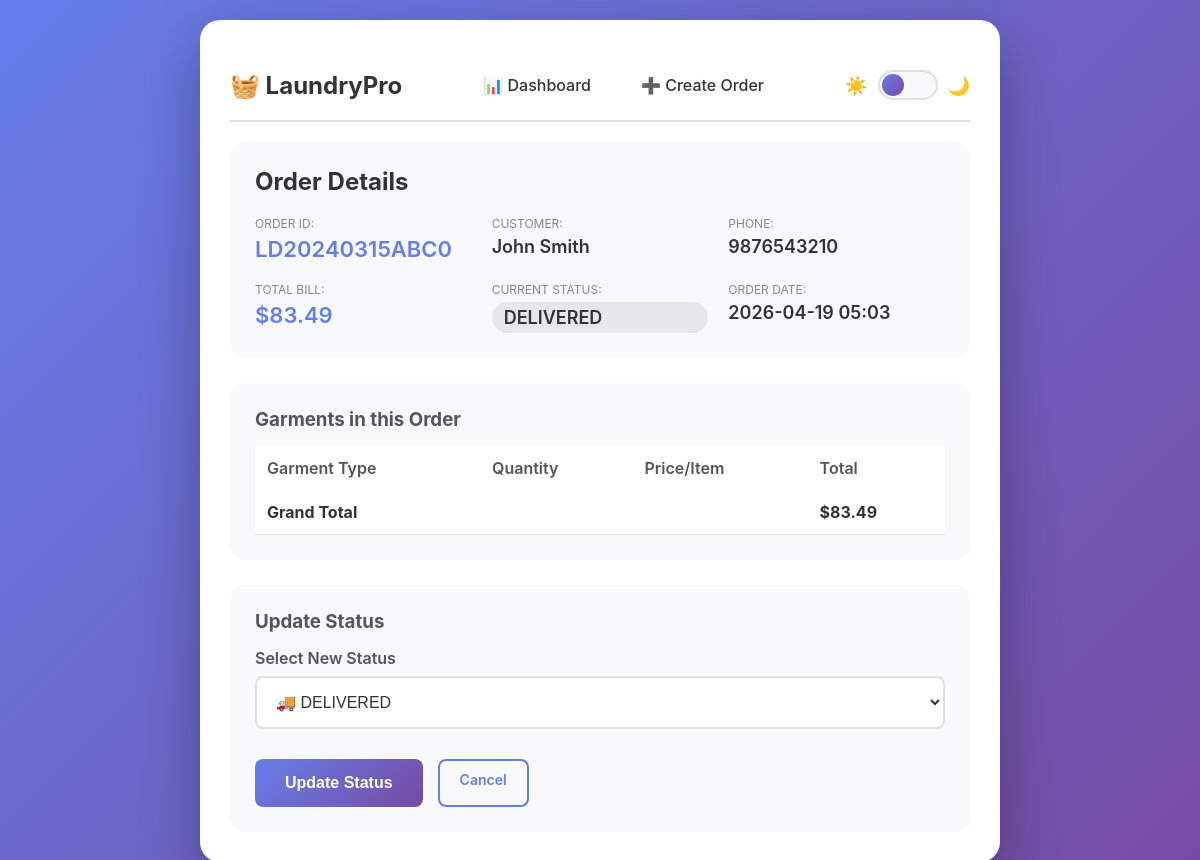
/update-status/3, run on the app's committed database.
### database.py (models this page shows)
class Order(db.Model):
    __tablename__ = 'orders'
    id = db.Column(db.Integer, primary_key=True)
    order_id = db.Column(db.String(20), unique=True, nullable=False)
    customer_name = db.Column(db.String(100), nullable=False)
    phone = db.Column(db.String(15), nullable=False)
    status = db.Column(db.String(20), default='RECEIVED')
    total_amount = db.Column(db.Float, default=0.0)
    created_at = db.Column(db.DateTime, default=datetime.utcnow)
    garments = db.relationship('Garment', backref='order', lazy=True, cascade="all, delete-orphan")

### app.py (the view)
@app.route('/update-status/<int:order_id>', methods=['GET', 'POST'])
def update_status(order_id):
    order = Order.query.get_or_404(order_id)
    if request.method == 'POST':
        new_status = request.form['status']
        order.status = new_status
        db.session.commit()
        return redirect(url_for('index'))
    garments = Garment.query.filter_by(order_id=order_id).all()
    return render_template('update_status.html', order=order, garments=garments)

### templates/update_status.html (shortened to what this page needs)
<!DOCTYPE html>
<html lang="en" data-theme="light">
<head>
</head>
<body>
    <div class="container">
        <nav class="navbar">
            <div class="nav-brand">
                <h1>🧺 LaundryPro</h1>
            </div>
            <div class="nav-menu">
                <a href="{{ url_for('index') }}" class="nav-link">📊 Dashboard</a>
                <a href="{{ url_for('create_order') }}" class="nav-link">➕ Create Order</a>
                      </div>
            <div class="theme-toggle">
                <span class="toggle-icon">☀️</span>
                <div class="toggle-switch" id="themeToggle">
                    <div class="toggle-slider"></div>
                </div>
                <span class="toggle-icon">🌙</span>
            </div>
        </nav>
        <div class="order-summary">
            <h2>Order Details</h2>
            <div class="detail-grid">
                <div class="detail-item">
                    <label>Order ID:</label>
                    <span class="highlight">{{ order.order_id }}</span>
                </div>
                <div class="detail-item">
                    <label>Customer:</label>
                    <span>{{ order.customer_name }}</span>
                </div>
                <div class="detail-item">
                    <label>Phone:</label>
                    <span>{{ order.phone }}</span>
                </div>
                <div class="detail-item">
                    <label>Total Bill:</label>
                    <span class="highlight">${{ "%.2f"|format(order.total_amount) }}</span>
                </div>
                <div class="detail-item">
                    <label>Current Status:</label>
                    <span class="status-badge status-{{ order.status.lower() }}">{{ order.status }}</span>
                </div>
                <div class="detail-item">
                    <label>Order Date:</label>
                    <span>{{ order.created_at.strftime('%Y-%m-%d %H:%M') }}</span>
                </div>
            </div>
        </div>
        <div class="garments-summary">
            <h3>Garments in this Order</h3>
            <table class="mini-table">
                <thead>
                    <tr>
                        <th>Garment Type</th>
                        <th>Quantity</th>
                        <th>Price/Item</th>
                        <th>Total</th>
                    </tr>
                </thead>
                <tfoot>
                    <tr>
                        <td colspan="3"><strong>Grand Total</strong></td>
                        <td><strong>${{ "%.2f"|format(order.total_amount) }}</strong></td>
                    </tr>
                </tfoot>
            </table>
        </div>
        <div class="status-update-section">
            <h3>Update Status</h3>
            <form method="POST">
                <div class="form-group">
                    <label for="status">Select New Status</label>
                    <select name="status" id="status" required>
                        <option value="DELIVERED" {% if order.status == 'DELIVERED' %}selected{% endif %}>🚚 DELIVERED</option>
                    </select>
                </div>
                <div class="form-actions">
                    <button type="submit" class="btn btn-primary btn-large">Update Status</button>
                    <a href="{{ url_for('index') }}" class="btn btn-outline">Cancel</a>
                </div>
            </form>
        </div>
    </div>
</body>
</html>

### templates/update_status.html (style rules this page uses)
[data-theme="light"] { --bg-primary: linear-gradient(135deg, #667eea 0%, #764ba2 100%); --bg-secondary: #ffffff; --text-primary: #333333; --text-secondary: #555555; --text-muted: #888888; --border-color: #e0e0e0; --section-bg: #f8f9fa; --shadow: rgba(0,0,0,0.3); }
* { margin: 0; padding: 0; box-sizing: border-box; }
body { font-family: -apple-system, BlinkMacSystemFont, 'Segoe UI', Roboto, Oxygen, Ubuntu, sans-serif; background: var(--bg-primary); min-height: 100vh; padding: 20px; transition: background 0.3s ease; }
.container { max-width: 800px; margin: 0 auto; background: var(--bg-secondary); border-radius: 20px; padding: 30px; box-shadow: 0 20px 60px var(--shadow); transition: background 0.3s ease; }
.navbar { display: flex; justify-content: space-between; align-items: center; padding: 15px 0; margin-bottom: 20px; border-bottom: 2px solid var(--border-color); flex-wrap: wrap; gap: 15px; }
.nav-brand { display: flex; align-items: center; gap: 10px; }
.nav-brand h1 { color: var(--text-primary); font-size: 24px; }
.nav-menu { display: flex; gap: 10px; flex-wrap: wrap; }
.nav-link { padding: 10px 20px; text-decoration: none; color: var(--text-primary); border-radius: 8px; transition: all 0.3s; font-weight: 500; }
.theme-toggle { display: flex; align-items: center; gap: 10px; }
.toggle-switch { position: relative; width: 60px; height: 30px; background: var(--section-bg); border-radius: 15px; cursor: pointer; border: 2px solid var(--border-color); }
.toggle-slider { position: absolute; top: 2px; left: 2px; width: 22px; height: 22px; background: linear-gradient(135deg, #667eea 0%, #764ba2 100%); border-radius: 50%; transition: transform 0.3s; }
.toggle-icon { font-size: 18px; }
h1, h2, h3 { color: var(--text-primary); }
h2 { margin-bottom: 20px; }
h3 { margin-bottom: 15px; color: var(--text-secondary); }
.btn { padding: 10px 20px; border: none; border-radius: 8px; cursor: pointer; font-size: 14px; font-weight: 600; text-decoration: none; display: inline-block; transition: all 0.3s; }
.btn-primary { background: linear-gradient(135deg, #667eea 0%, #764ba2 100%); color: white; }
.btn-outline { background: transparent; border: 2px solid #667eea; color: #667eea; }
.btn-large { padding: 15px 30px; font-size: 16px; }
.order-summary { background: var(--section-bg); padding: 25px; border-radius: 15px; margin-bottom: 25px; }
.detail-grid { display: grid; grid-template-columns: repeat(auto-fit, minmax(200px, 1fr)); gap: 20px; margin-top: 20px; }
.detail-item { display: flex; flex-direction: column; }
.detail-item label { font-size: 12px; text-transform: uppercase; color: var(--text-muted); margin-bottom: 5px; }
.detail-item span { font-size: 18px; font-weight: 600; color: var(--text-primary); }
.detail-item .highlight { color: #667eea; font-size: 22px; }
.status-badge { padding: 5px 12px; border-radius: 20px; font-size: 12px; font-weight: 600; text-transform: uppercase; display: inline-block; }
.status-delivered { background: #e5e7eb; color: #6b7280; }
.garments-summary { background: var(--section-bg); padding: 25px; border-radius: 15px; margin-bottom: 25px; }
.mini-table { width: 100%; border-collapse: collapse; margin-top: 15px; }
.mini-table th { padding: 12px; text-align: left; background: var(--bg-secondary); font-weight: 600; color: var(--text-secondary); }
.mini-table td { padding: 12px; border-bottom: 1px solid var(--border-color); color: var(--text-primary); }
.mini-table tfoot { background: var(--bg-secondary); font-weight: bold; }
.status-update-section { background: var(--section-bg); padding: 25px; border-radius: 15px; }
.form-group { margin-bottom: 20px; }
.form-group label { display: block; margin-bottom: 8px; font-weight: 600; color: var(--text-secondary); }
.form-group select { width: 100%; padding: 15px; border: 2px solid var(--border-color); border-radius: 8px; font-size: 16px; background: var(--bg-secondary); color: var(--text-primary); }
.form-actions { display: flex; gap: 15px; margin-top: 30px; }

### data on the page
Order: order_id "LD20240315ABC0", customer_name "John Smith", phone "9876543210", total_amount "83.49", status "DELIVERED", created_at "2026-04-19 05:03", status "🚚 DELIVERED"
